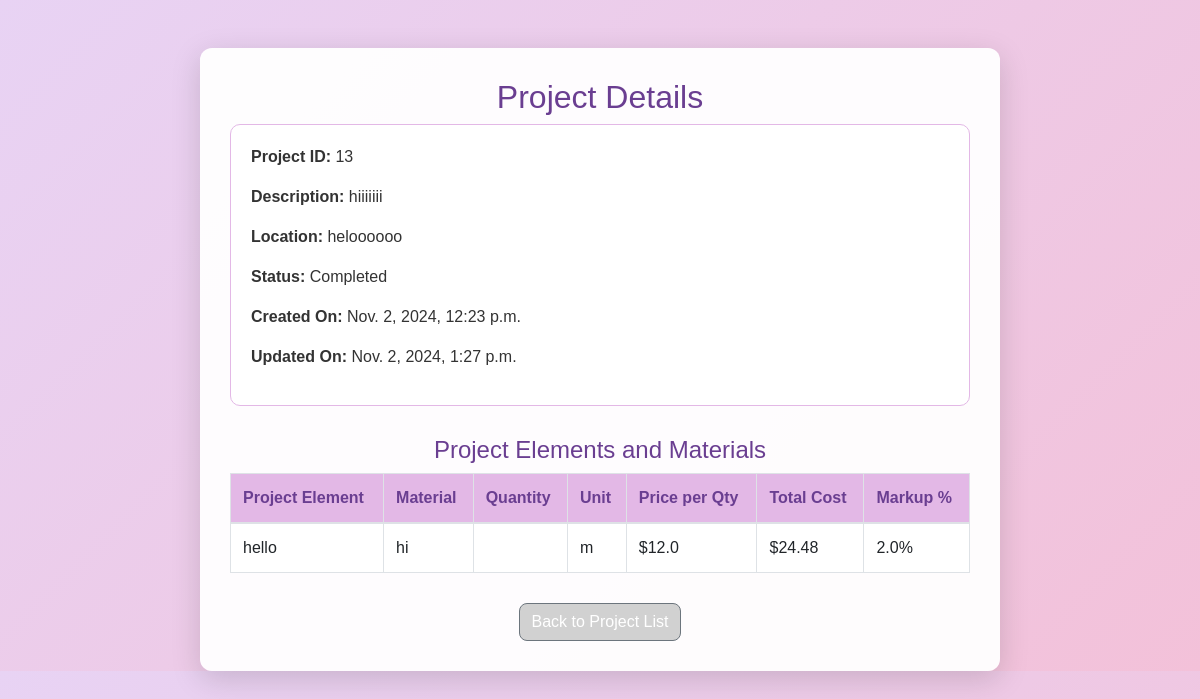
Page /edit_project/13/ (signed in) on the committed database.
### quotations/models.py (models this page shows, shortened)
class Project(models.Model):
    STATUS_CHOICES = [
        ("Pending", "Pending"),
        ("Approved", "Approved"),
        ("Declined", "Declined"),
        ("Completed", "Completed"),
    ]
    name = models.CharField(max_length=100)
    area_size = models.DecimalField(max_digits=10, decimal_places=2, default=0)
    description = models.TextField()  # Changed to TextField for longer descriptions
    location = models.CharField(max_length=100)
    start_date = models.DateField(blank=True, null=True)
    end_date = models.DateField(blank=True, null=True)
    user = models.ForeignKey(User, on_delete=models.CASCADE, related_name="projects")
    status = models.CharField(
        max_length=20, choices=STATUS_CHOICES, default="Pending", blank=True, null=True
    )
    created_at = models.DateTimeField(auto_now_add=True)
    updated_at = models.DateTimeField(auto_now=True)
    approved_by_user = models.BooleanField(default=False)
    approved_by_admin = models.ForeignKey(
        User, null=True, blank=True, related_name="approved_projects", on_delete=models.SET_NULL
    )
    declined_by_admin = models.ForeignKey(
        User, null=True, blank=True, related_name="declined_projects", on_delete=models.SET_NULL
    )
    declined_by_user = models.BooleanField(default=False)

class ProjectElement(models.Model):
    project = models.ForeignKey(
        Project, on_delete=models.CASCADE, related_name="elements"
    )
    name = models.CharField(max_length=100)
    created_at = models.DateTimeField(auto_now_add=True)
    updated_at = models.DateTimeField(auto_now=True)

class Material(models.Model):
    STATUS_CHOICES = [
        ('pending', 'Pending'),
        ('approved', 'Approved'),
        ('declined', 'Declined'),
    ]
    element = models.ForeignKey(
        'ProjectElement', related_name="materials", on_delete=models.CASCADE
    )
    name = models.CharField(max_length=255)
    qty = models.FloatField()
    unit = models.CharField(max_length=50)
    price_per_qty = models.FloatField()
    markup_percentage = models.FloatField()
    status = models.CharField(
        max_length=10, choices=STATUS_CHOICES, default='pending'
    )
    @property
    def total_cost(self):
        return self.qty * self.price_per_qty * (1 + self.markup_percentage / 100)

### quotations/views.py (the view)
# urls.py: path("edit_project/<int:project_id>/", views.update_project, name="edit_project"),
@login_required
def update_project(request, project_id):
    project = get_object_or_404(Project, id=project_id)
    if request.method == "POST":
        project.name = request.POST.get("name", project.name)
        project.status = request.POST.get("status", project.status)
        project.save()
        return redirect("project_list")
    project_elements = ProjectElement.objects.filter(project=project)
    materials = Material.objects.filter(element__project=project)
    return render(
        request,
        "update_project.html",
        {
            "project": project,
            "project_elements": project_elements,
            "materials": materials,
        },
    )

### templates/update_project.html (shortened to what this page needs)
{% load static %}
<!DOCTYPE html>
<html lang="en">
<head>
    <link rel="stylesheet" href="https://stackpath.bootstrapcdn.com/bootstrap/4.5.2/css/bootstrap.min.css">
</head>
<body>
    <div class="container mt-5">
        <div class="project-container">
            <h2>Project Details</h2>
            {% if user.is_superuser %}
                <form method="post">
                    {% csrf_token %}
                    {{ form.as_p }}
                    {% if form.errors %}
                        <div class="error-messages">
                            {% for field, errors in form.errors.items %}
                                <p>{{ field|capfirst }}: {{ errors|join:", " }}</p>
                            {% endfor %}
                        </div>
                    {% endif %}
                    <div class="text-center">
                        <button type="submit" class="btn btn-primary">Save Changes</button>
                    </div>
                </form>
            {% else %}
                <div class="project-info">
                    <p><strong>Project ID:</strong> {{ project.id }}</p>
                    <p><strong>Description:</strong> {{ project.description }}</p>
                    <p><strong>Location:</strong> {{ project.location }}</p>
                    <p><strong>Status:</strong> {{ project.status }}</p>
                    <p><strong>Created On:</strong> {{ project.created_at }}</p>
                    <p><strong>Updated On:</strong> {{ project.updated_at }}</p>
                </div>
            {% endif %}
            <h4>Project Elements and Materials</h4>
            <table class="table table-bordered material-table">
                <thead>
                    <tr>
                        <th>Project Element</th>
                        <th>Material</th>
                        <th>Quantity</th>
                        <th>Unit</th>
                        <th>Price per Qty</th>
                        <th>Total Cost</th>
                        <th>Markup %</th>
                    </tr>
                </thead>
                <tbody>
                    {% for element in project.elements.all %}
                        {% for material in element.materials.all %}
                            <tr>
                                <td>{{ element.name }}</td>
                                <td>{{ material.name }}</td>
                                <td>{{ material.quantity }}</td>
                                <td>{{ material.unit }}</td>
                                <td>${{ material.price_per_qty }}</td>
                                <td>${{ material.total_cost }}</td>
                                <td>{{ material.markup_percentage }}%</td>
                            </tr>
                        {% endfor %}
                    {% endfor %}
                </tbody>
            </table>
            <div class="text-center">
                <a href="{% url 'project_list' %}" class="btn btn-secondary">Back to Project List</a>
            </div>
        </div>
    </div>
</body>
</html>

### templates/update_project.html (style rules this page uses)
body { background: linear-gradient(135deg, #e8d3f4, #f3c1d9); font-family: Arial, sans-serif; color: #333; overflow: hidden; }
.project-container { max-width: 800px; margin: auto; padding: 30px; background-color: rgba(255, 255, 255, 0.95); border-radius: 12px; box-shadow: 0 8px 30px rgba(0, 0, 0, 0.15); }
h2, h4 { text-align: center; color: #6a3e91; }
.project-info { margin-bottom: 30px; padding: 20px; border: 1px solid #e3b8e6; border-radius: 10px; background-color: #fff; }
.material-table { width: 100%; margin-bottom: 20px; }
.material-table th, .material-table td { text-align: left; }
.btn { margin-top: 10px; border-radius: 8px; }
.btn-secondary { background-color: #d1d1d1; }
.material-table th { background-color: #e3b8e6; color: #6a3e91; }
.material-table tr:nth-child(odd) { background-color: #ffffff; }

### rows in the picture
Project: id "13", description "hiiiiiii", location "heloooooo", status "Completed", created_at "Nov. 2, 2024, 12:23 p.m.", updated_at "Nov. 2, 2024, 1:27 p.m."
ProjectElement: name "hello"
Material: name "hi", unit "m", price_per_qty "12.0", total_cost "24.48", markup_percentage "2.0"
